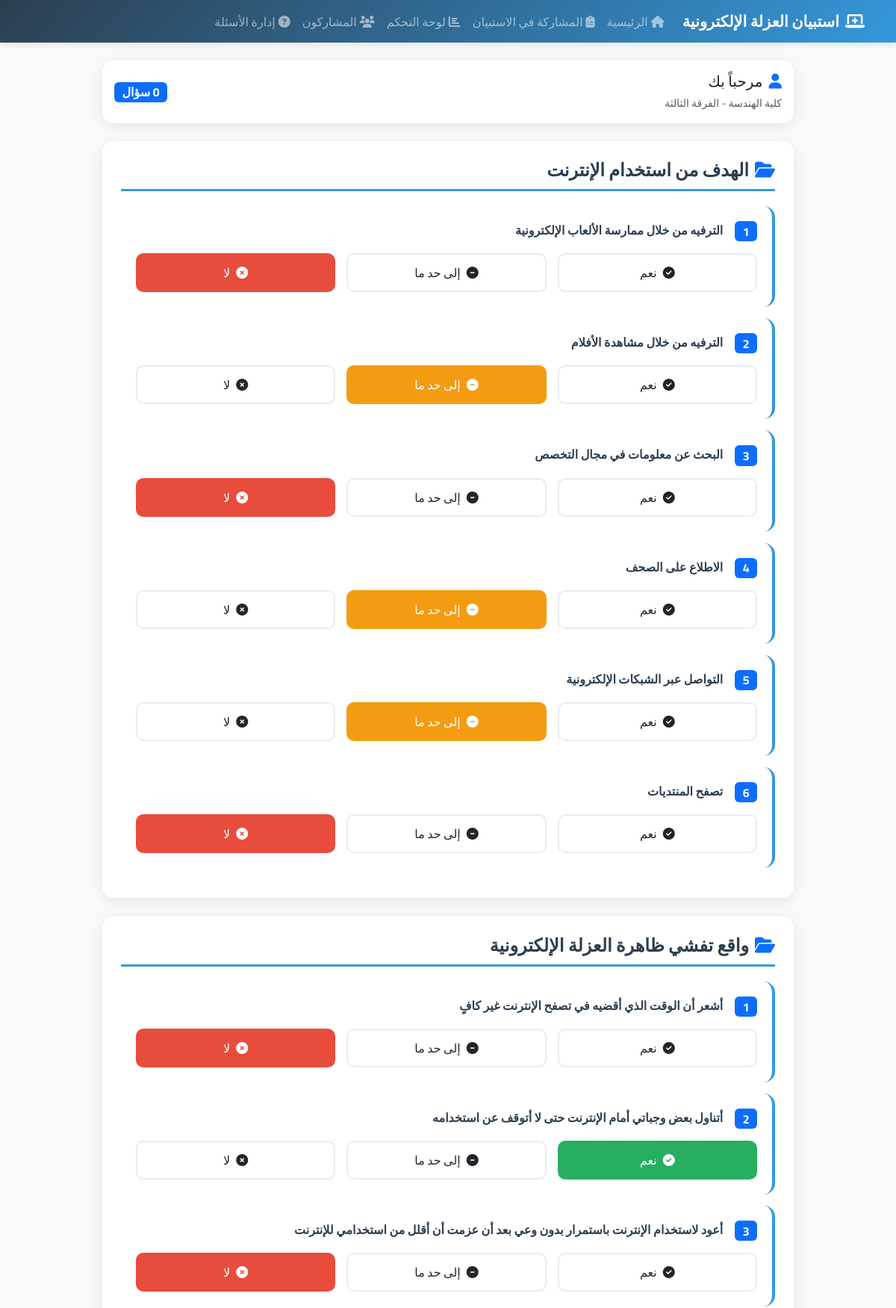
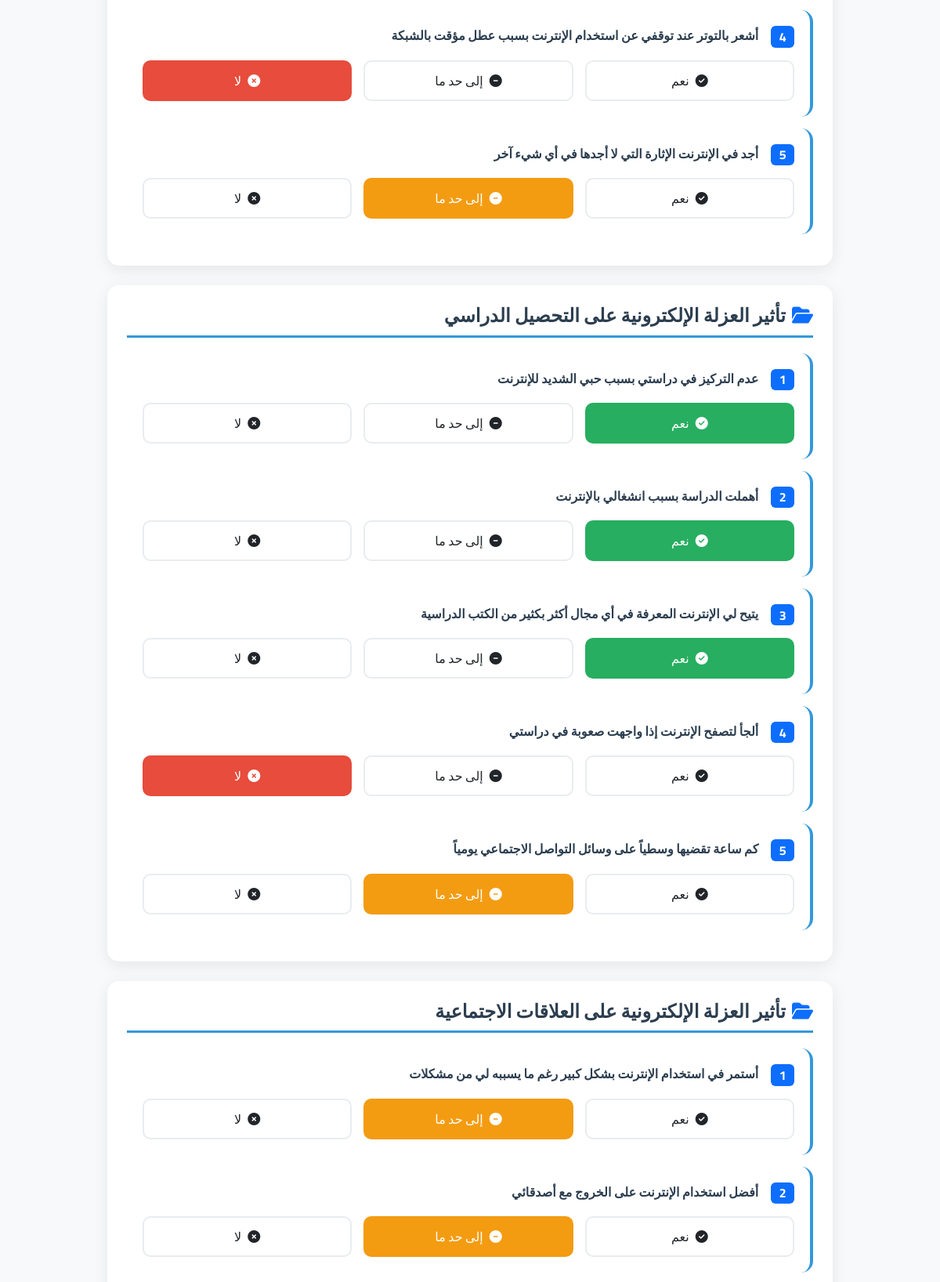
The app's page /survey/questions/ (signed in, upper part) with its own data (2 pictures, top to bottom).
### survey/models.py (models this page shows, shortened)
class Participant(models.Model):
    GENDER_CHOICES = [
        ('male', 'ذكر'),
        ('female', 'أنثى'),
    ]
    YEAR_CHOICES = [
        ('1', 'الفرقة الأولى'),
        ('2', 'الفرقة الثانية'),
        ('3', 'الفرقة الثالثة'),
        ('4', 'الفرقة الرابعة'),
    ]
    WEBSITE_CHOICES = [
        ('sports', 'الرياضية'),
        ('entertainment', 'الفنية'),
        ('educational', 'التعليمية'),
        ('political', 'السياسية'),
        ('other', 'أخرى'),
    ]
    COMPUTER_SKILL_CHOICES = [
        ('beginner', 'مبتدئ'),
        ('intermediate', 'متوسط'),
        ('advanced', 'متقدم'),
    ]
    HOURS_CHOICES = [
        ('less_than_1', 'أقل من ساعة'),
        ('1_to_2', 'من ساعة إلى ساعتين'),
        ('3_to_4', 'من ثلاثة ساعات إلى أربعة ساعات'),
        ('5_to_6', 'من خمس ساعات إلى ستة ساعات'),
        ('more', 'أكثر من ذلك'),
    ]
    name = models.CharField(max_length=100, verbose_name="الاسم (اختياري)", blank=True, null=True)
    gender = models.CharField(max_length=10, choices=GENDER_CHOICES, verbose_name="النوع")
    age = models.PositiveIntegerField(verbose_name="السن", validators=[MinValueValidator(17), MaxValueValidator(35)])
    college = models.CharField(max_length=100, verbose_name="الكلية")
    year = models.CharField(max_length=1, choices=YEAR_CHOICES, verbose_name="الفرقة الدراسية")
    primary_website = models.CharField(max_length=20, choices=WEBSITE_CHOICES, verbose_name="أهم المواقع المستخدمة")
    other_website = models.CharField(max_length=100, verbose_name="مواقع أخرى", blank=True, null=True)
    computer_skill = models.CharField(max_length=15, choices=COMPUTER_SKILL_CHOICES, verbose_name="مهارة استخدام الحاسوب")
    daily_hours = models.CharField(max_length=15, choices=HOURS_CHOICES, verbose_name="عدد الساعات اليومية")
    other_hours = models.CharField(max_length=100, verbose_name="ساعات أخرى", blank=True, null=True)
    created_at = models.DateTimeField(auto_now_add=True, verbose_name="تاريخ المشاركة")
    class Meta:
        verbose_name = "مشارك"
        verbose_name_plural = "المشاركون"
        ordering = ['-created_at']

class Question(models.Model):
    CATEGORY_CHOICES = [
        ('internet_usage_goal', 'الهدف من استخدام الإنترنت'),
        ('isolation_reality', 'واقع تفشي ظاهرة العزلة الإلكترونية'),
        ('academic_impact', 'تأثير العزلة الإلكترونية على التحصيل الدراسي'),
        ('social_impact', 'تأثير العزلة الإلكترونية على العلاقات الاجتماعية'),
        ('psychological_impact', 'تأثير العزلة الإلكترونية على الحالة النفسية'),
        ('suggestions', 'المقترحات للتخفيف من الآثار السلبية'),
    ]
    text = models.TextField(verbose_name="نص السؤال")
    category = models.CharField(max_length=25, choices=CATEGORY_CHOICES, verbose_name="التصنيف")
    order = models.PositiveIntegerField(default=0, verbose_name="الترتيب")
    is_active = models.BooleanField(default=True, verbose_name="نشط")
    created_at = models.DateTimeField(auto_now_add=True)
    class Meta:
        verbose_name = "سؤال"
        verbose_name_plural = "الأسئلة"
        ordering = ['order', 'created_at']

### survey/views.py (the view, shortened to what this page needs)
# urls.py: path('survey/questions/', views.survey_questions, name='survey_questions'),
def survey_questions(request):
    participant_id = request.session.get('participant_id')
    if not participant_id:
        messages.warning(request, 'يرجى تسجيل بياناتك أولاً')
        return redirect('survey_start')
    participant = get_object_or_404(Participant, id=participant_id)
    categories = [
        ('internet_usage_goal', 'الهدف من استخدام الإنترنت'),
        ('isolation_reality', 'واقع تفشي ظاهرة العزلة الإلكترونية'),
        ('academic_impact', 'تأثير العزلة الإلكترونية على التحصيل الدراسي'),
        ('social_impact', 'تأثير العزلة الإلكترونية على العلاقات الاجتماعية'),
        ('psychological_impact', 'تأثير العزلة الإلكترونية على الحالة النفسية'),
        ('suggestions', 'المقترحات للتخفيف من الآثار السلبية'),
    ]
    questions_by_category = {}
    for cat_key, cat_name in categories:
        questions = Question.objects.filter(category=cat_key, is_active=True).order_by('order')
        if questions.exists():
            questions_by_category[cat_name] = questions
    if not questions_by_category:
        messages.info(request, 'لا توجد أسئلة متاحة حالياً')
        return redirect('home')
    existing_answers = Answer.objects.filter(participant=participant)
    existing_answers_dict = {f'question_{ans.question.id}': ans.answer for ans in existing_answers}
    context = {
        'questions_by_category': questions_by_category,
        'participant': participant,
        'existing_answers': existing_answers_dict,
    }
    return render(request, 'survey/survey_questions.html', context)

### survey/templatetags/custom_filters.py (called while the page is built)
@register.filter
def get_item(dictionary, key):
    if dictionary is None:
        return None
    key_str = f'question_{key}'
    return dictionary.get(key_str)

### survey/templates/survey/survey_questions.html (shortened to what this page needs)
{% extends 'survey/base.html' %}
{% load custom_filters %}  ```
{% block content %}
<div class="row justify-content-center">
    <div class="col-lg-10">
        <div class="card mb-4">
            <div class="card-body">
                <div class="d-flex justify-content-between align-items-center">
                    <div>
                        <h5 class="mb-1">
                            <i class="fas fa-user me-2 text-primary"></i>مرحباً بك
                        </h5>
                        <small class="text-muted">{{ participant.college }} - {{ participant.get_year_display }}</small>
                    </div>
                    <div class="text-start">
                        <span class="badge bg-primary fs-6">
                            {% with total_questions=0 %}
                                {{ total_questions }} سؤال
                            {% endwith %}
                        </span>
                    </div>
                </div>
            </div>
        </div>
        <form method="post" id="surveyForm">
            {% for category_name, questions in questions_by_category.items %}
                <div class="category-section animate-fade-in">
                    <h4 class="category-title">
                        <i class="fas fa-folder-open me-2 text-primary"></i>{{ category_name }}
                    </h4>
                    {% for question in questions %}
                        <div class="question-card" id="question_{{ question.id }}_card">
                            <div class="d-flex align-items-start mb-3">
                                <span class="badge bg-primary me-3 fs-6">{{ forloop.counter }}</span>
                                <p class="question-text mb-0">{{ question.text }}</p>
                            </div>
<div class="answer-options">
    <div class="answer-option">
        <label for="q{{ question.id }}_yes" class="yes">
            <i class="fas fa-check-circle me-2"></i>نعم
        </label>
    </div>
    <div class="answer-option">
        <label for="q{{ question.id }}_somewhat" class="somewhat">
            <i class="fas fa-minus-circle me-2"></i>إلى حد ما
        </label>
    </div>
    <div class="answer-option">
        <label for="q{{ question.id }}_no" class="no">
            <i class="fas fa-times-circle me-2"></i>لا
        </label>
    </div>
</div>                        </div>
                    {% endfor %}
                </div>
            {% endfor %}
        </form>
    </div>
</div>
{% endblock %}

### survey/templates/survey/base.html (style rules this page uses)
:root { --primary-color: #2c3e50; --secondary-color: #3498db; --success-color: #27ae60; --warning-color: #f39c12; --danger-color: #e74c3c; --info-color: #17a2b8; --light-bg: #f8f9fa; }
* { font-family: 'Cairo', sans-serif; }
body { background-color: var(--light-bg); min-height: 100vh; }
.card { border: none; border-radius: 15px; box-shadow: 0 5px 20px rgba(0,0,0,0.08); transition: transform 0.3s ease, box-shadow 0.3s ease; }
.question-card { background: white; border-radius: 15px; padding: 20px; margin-bottom: 15px; border-right: 4px solid var(--secondary-color); }
.question-text { font-size: 1rem; font-weight: 600; color: var(--primary-color); margin-bottom: 15px; }
.answer-options { display: flex; gap: 15px; flex-wrap: wrap; }
.answer-option { flex: 1; min-width: 100px; }
.answer-option label { display: block; padding: 12px 15px; text-align: center; border-radius: 10px; border: 2px solid #e9ecef; cursor: pointer; transition: all 0.3s ease; font-weight: 500; }
.answer-option input[type="radio"]:checked + label.yes { background-color: var(--success-color); color: white; border-color: var(--success-color); }
.answer-option input[type="radio"]:checked + label.somewhat { background-color: var(--warning-color); color: white; border-color: var(--warning-color); }
.answer-option input[type="radio"]:checked + label.no { background-color: var(--danger-color); color: white; border-color: var(--danger-color); }
.category-section { background: white; border-radius: 15px; padding: 25px; margin-bottom: 25px; box-shadow: 0 5px 20px rgba(0,0,0,0.08); }
.category-title { color: var(--primary-color); font-weight: 700; margin-bottom: 20px; padding-bottom: 10px; border-bottom: 3px solid var(--secondary-color); }
.animate-fade-in { animation: fadeIn 0.6s ease-out; }

### records on screen
Participant: college "كلية الهندسة", year "الفرقة الثالثة"
Question: text "الترفيه من خلال ممارسة الألعاب الإلكترونية"
Question: text "الترفيه من خلال مشاهدة الأفلام"
Question: text "البحث عن معلومات في مجال التخصص"
Question: text "الاطلاع على الصحف"
Question: text "التواصل عبر الشبكات الإلكترونية"
Question: text "تصفح المنتديات"
Question: text "أشعر أن الوقت الذي أقضيه في تصفح الإنترنت غير كافٍ"
Question: text "أتناول بعض وجباتي أمام الإنترنت حتى لا أتوقف عن استخدامه"
Question: text "أعود لاستخدام الإنترنت باستمرار بدون وعي بعد أن عزمت أن أقلل من استخدامي للإنترنت"
Question: text "أشعر بالتوتر عند توقفي عن استخدام الإنترنت بسبب عطل مؤقت بالشبكة"
Question: text "أجد في الإنترنت الإثارة التي لا أجدها في أي شيء آخر"
Question: text "عدم التركيز في دراستي بسبب حبي الشديد للإنترنت"
Question: text "أهملت الدراسة بسبب انشغالي بالإنترنت"
Question: text "يتيح لي الإنترنت المعرفة في أي مجال أكثر بكثير من الكتب الدراسية"
Question: text "ألجأ لتصفح الإنترنت إذا واجهت صعوبة في دراستي"
Question: text "كم ساعة تقضيها وسطياً على وسائل التواصل الاجتماعي يومياً"
Question: text "أستمر في استخدام الإنترنت بشكل كبير رغم ما يسببه لي من مشكلات"
Question: text "أفضل استخدام الإنترنت على الخروج مع أصدقائي"

### other values on screen
{{ total_questions }} "0"
{{ category_name }} "الهدف من استخدام الإنترنت" "واقع تفشي ظاهرة العزلة الإلكترونية" "تأثير العزلة الإلكترونية على التحصيل الدراسي" "تأثير العزلة الإلكترونية على العلاقات الاجتماعية"
